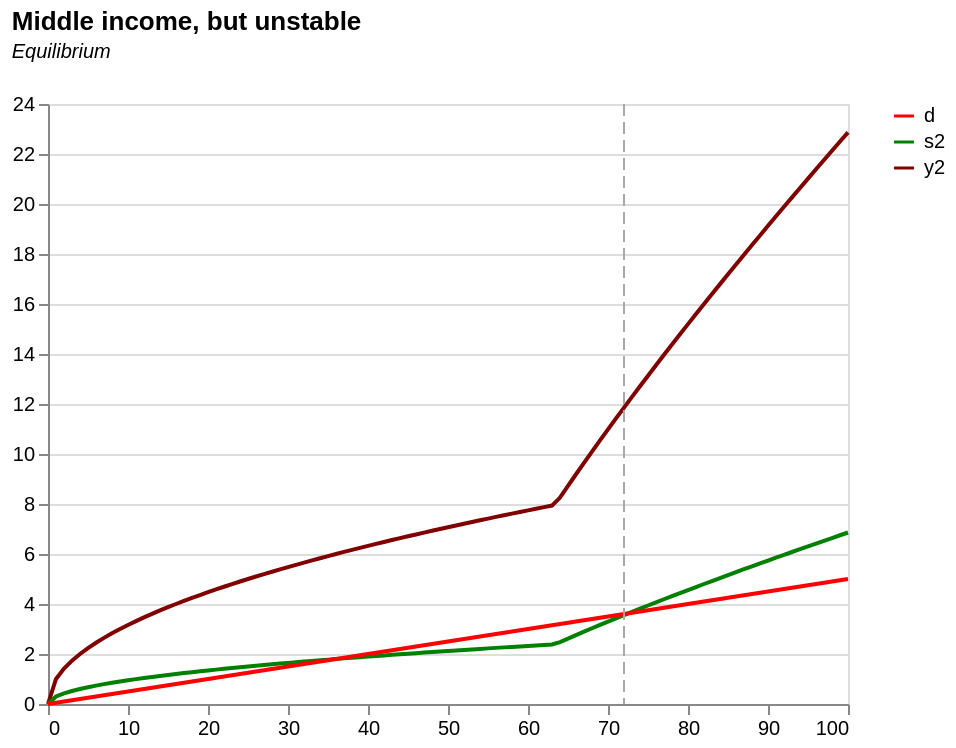

Vega-Lite specification for this chart:
### Vega-Lite specification from a JSON file in a GitHub repository (floating-point values rounded to 4 significant figures)
{"$schema": "https://vega.github.io/schema/vega-lite/v5.json", "title": {"text": "Middle income, but unstable", "subtitle": ["Equilibrium", ""], "subtitleFontStyle": "italic", "subtitleFontSize": 10, "anchor": "start", "color": "black"}, "data": {"values": [{"k": "0", "y": "0", "s": "0", "s1": "0", "s2": "0", "s3": "0", "d": "0", "a": "0", "y2_a": "0", "y2_b": "0", "y2": "0", "a2": "0"}, {"k": "1", "y": "1", "s": "0.4", "s1": "0.2", "s2": "0.3", "s3": "0.9", "d": "0.05", "a": "0.35", "y2_a": "1", "y2_b": "0", "y2": "1", "a2": "0.25"}, {"k": "2", "y": "1.414213562", "s": "0.565685425", "s1": "0.4", "s2": "0.424264069", "s3": "1.8", "d": "0.1", "a": "0.465685425", "y2_a": "1.414213562", "y2_b": "0", "y2": "1.414213562", "a2": "0.324264069"}, {"k": "3", "y": "1.732050808", "s": "0.692820323", "s1": "0.6", "s2": "0.519615242", "s3": "2.7", "d": "0.15", "a": "0.542820323", "y2_a": "1.732050808", "y2_b": "0", "y2": "1.732050808", "a2": "0.369615242"}, {"k": "4", "y": "2", "s": "0.8", "s1": "0.8", "s2": "0.6", "s3": "3.6", "d": "0.2", "a": "0.6", "y2_a": "2", "y2_b": "0", "y2": "2", "a2": "0.4"}, {"k": "5", "y": "2.236067977", "s": "0.894427191", "s1": "1", "s2": "0.670820393", "s3": "4.5", "d": "0.25", "a": "0.644427191", "y2_a": "2.236067977", "y2_b": "0", "y2": "2.236067977", "a2": "0.420820393"}, {"k": "6", "y": "2.449489743", "s": "0.979795897", "s1": "1.2", "s2": "0.734846923", "s3": "5.4", "d": "0.3", "a": "0.679795897", "y2_a": "2.449489743", "y2_b": "0", "y2": "2.449489743", "a2": "0.434846923"}, {"k": "7", "y": "2.645751311", "s": "1.058300524", "s1": "1.4", "s2": "0.793725393", "s3": "6.3", "d": "0.35", "a": "0.708300524", "y2_a": "2.645751311", "y2_b": "0", "y2": "2.645751311", "a2": "0.443725393"}, {"k": "8", "y": "2.828427125", "s": "1.13137085", "s1": "1.6", "s2": "0.848528137", "s3": "7.2", "d": "0.4", "a": "0.73137085", "y2_a": "2.828427125", "y2_b": "0", "y2": "2.828427125", "a2": "0.448528137"}, {"k": "9", "y": "3", "s": "1.2", "s1": "1.8", "s2": "0.9", "s3": "8.1", "d": "0.45", "a": "0.75", "y2_a": "3", "y2_b": "0", "y2": "3", "a2": "0.45"}, {"k": "10", "y": "3.16227766", "s": "1.264911064", "s1": "2", "s2": "0.948683298", "s3": "9", "d": "0.5", "a": "0.764911064", "y2_a": "3.16227766", "y2_b": "0", "y2": "3.16227766", "a2": "0.448683298"}, {"k": "11", "y": "3.31662479", "s": "1.326649916", "s1": "2.2", "s2": "0.994987437", "s3": "9.9", "d": "0.55", "a": "0.776649916", "y2_a": "3.31662479", "y2_b": "0", "y2": "3.31662479", "a2": "0.444987437"}, {"k": "12", "y": "3.464101615", "s": "1.385640646", "s1": "2.4", "s2": "1.039230485", "s3": "10.8", "d": "0.6", "a": "0.785640646", "y2_a": "3.464101615", "y2_b": "0", "y2": "3.464101615", "a2": "0.439230485"}, {"k": "13", "y": "3.605551275", "s": "1.44222051", "s1": "2.6", "s2": "1.081665383", "s3": "11.7", "d": "0.65", "a": "0.79222051", "y2_a": "3.605551275", "y2_b": "0", "y2": "3.605551275", "a2": "0.431665383"}, {"k": "14", "y": "3.741657387", "s": "1.496662955", "s1": "2.8", "s2": "1.122497216", "s3": "12.6", "d": "0.7", "a": "0.796662955", "y2_a": "3.741657387", "y2_b": "0", "y2": "3.741657387", "a2": "0.422497216"}, {"k": "15", "y": "3.872983346", "s": "1.549193338", "s1": "3", "s2": "1.161895004", "s3": "13.5", "d": "0.75", "a": "0.799193338", "y2_a": "3.872983346", "y2_b": "0", "y2": "3.872983346", "a2": "0.411895004"}, {"k": "16", "y": "4", "s": "1.6", "s1": "3.2", "s2": "1.2", "s3": "14.4", "d": "0.8", "a": "0.8", "y2_a": "4", "y2_b": "0", "y2": "4", "a2": "0.4"}, {"k": "17", "y": "4.123105626", "s": "1.64924225", "s1": "3.4", "s2": "1.236931688", "s3": "15.3", "d": "0.85", "a": "0.79924225", "y2_a": "4.123105626", "y2_b": "0", "y2": "4.123105626", "a2": "0.386931688"}, {"k": "18", "y": "4.242640687", "s": "1.697056275", "s1": "3.6", "s2": "1.272792206", "s3": "16.2", "d": "0.9", "a": "0.797056275", "y2_a": "4.242640687", "y2_b": "0", "y2": "4.242640687", "a2": "0.372792206"}, {"k": "19", "y": "4.358898944", "s": "1.743559577", "s1": "3.8", "s2": "1.307669683", "s3": "17.1", "d": "0.95", "a": "0.793559577", "y2_a": "4.358898944", "y2_b": "0", "y2": "4.358898944", "a2": "0.357669683"}, {"k": "20", "y": "4.472135955", "s": "1.788854382", "s1": "4", "s2": "1.341640786", "s3": "18", "d": "1", "a": "0.788854382", "y2_a": "4.472135955", "y2_b": "0", "y2": "4.472135955", "a2": "0.341640786"}, {"k": "21", "y": "4.582575695", "s": "1.833030278", "s1": "4.2", "s2": "1.374772708", "s3": "18.9", "d": "1.05", "a": "0.783030278", "y2_a": "4.582575695", "y2_b": "0", "y2": "4.582575695", "a2": "0.324772708"}, {"k": "22", "y": "4.69041576", "s": "1.876166304", "s1": "4.4", "s2": "1.407124728", "s3": "19.8", "d": "1.1", "a": "0.776166304", "y2_a": "4.69041576", "y2_b": "0", "y2": "4.69041576", "a2": "0.307124728"}, {"k": "23", "y": "4.795831523", "s": "1.918332609", "s1": "4.6", "s2": "1.438749457", "s3": "20.7", "d": "1.15", "a": "0.768332609", "y2_a": "4.795831523", "y2_b": "0", "y2": "4.795831523", "a2": "0.288749457"}, {"k": "24", "y": "4.898979486", "s": "1.959591794", "s1": "4.8", "s2": "1.469693846", "s3": "21.6", "d": "1.2", "a": "0.759591794", "y2_a": "4.898979486", "y2_b": "0", "y2": "4.898979486", "a2": "0.269693846"}, {"k": "25", "y": "5", "s": "2", "s1": "5", "s2": "1.5", "s3": "22.5", "d": "1.25", "a": "0.75", "y2_a": "5", "y2_b": "0", "y2": "5", "a2": "0.25"}, {"k": "26", "y": "5.099019514", "s": "2.039607805", "s1": "5.2", "s2": "1.529705854", "s3": "23.4", "d": "1.3", "a": "0.739607805", "y2_a": "5.099019514", "y2_b": "0", "y2": "5.099019514", "a2": "0.229705854"}, {"k": "27", "y": "5.196152423", "s": "2.078460969", "s1": "5.4", "s2": "1.558845727", "s3": "24.3", "d": "1.35", "a": "0.728460969", "y2_a": "5.196152423", "y2_b": "0", "y2": "5.196152423", "a2": "0.208845727"}, {"k": "28", "y": "5.291502622", "s": "2.116601049", "s1": "5.6", "s2": "1.587450787", "s3": "25.2", "d": "1.4", "a": "0.716601049", "y2_a": "5.291502622", "y2_b": "0", "y2": "5.291502622", "a2": "0.187450787"}, {"k": "29", "y": "5.385164807", "s": "2.154065923", "s1": "5.8", "s2": "1.615549442", "s3": "26.1", "d": "1.45", "a": "0.704065923", "y2_a": "5.385164807", "y2_b": "0", "y2": "5.385164807", "a2": "0.165549442"}, {"k": "30", "y": "5.477225575", "s": "2.19089023", "s1": "6", "s2": "1.643167673", "s3": "27", "d": "1.5", "a": "0.69089023", "y2_a": "5.477225575", "y2_b": "0", "y2": "5.477225575", "a2": "0.143167673"}, {"k": "31", "y": "5.567764363", "s": "2.227105745", "s1": "6.2", "s2": "1.670329309", "s3": "27.9", "d": "1.55", "a": "0.677105745", "y2_a": "5.567764363", "y2_b": "0", "y2": "5.567764363", "a2": "0.120329309"}, {"k": "32", "y": "5.656854249", "s": "2.2627417", "s1": "6.4", "s2": "1.697056275", "s3": "28.8", "d": "1.6", "a": "0.6627417", "y2_a": "5.656854249", "y2_b": "0", "y2": "5.656854249", "a2": "0.097056275"}, {"k": "33", "y": "5.744562647", "s": "2.297825059", "s1": "6.6", "s2": "1.723368794", "s3": "29.7", "d": "1.65", "a": "0.647825059", "y2_a": "5.744562647", "y2_b": "0", "y2": "5.744562647", "a2": "0.073368794"}, {"k": "34", "y": "5.830951895", "s": "2.332380758", "s1": "6.8", "s2": "1.749285568", "s3": "30.6", "d": "1.7", "a": "0.632380758", "y2_a": "5.830951895", "y2_b": "0", "y2": "5.830951895", "a2": "0.049285568"}, {"k": "35", "y": "5.916079783", "s": "2.366431913", "s1": "7", "s2": "1.774823935", "s3": "31.5", "d": "1.75", "a": "0.616431913", "y2_a": "5.916079783", "y2_b": "0", "y2": "5.916079783", "a2": "0.024823935"}, {"k": "36", "y": "6", "s": "2.4", "s1": "7.2", "s2": "1.8", "s3": "32.4", "d": "1.8", "a": "0.6", "y2_a": "6", "y2_b": "0", "y2": "6", "a2": "0"}, {"k": "37", "y": "6.08276253", "s": "2.433105012", "s1": "7.4", "s2": "1.824828759", "s3": "33.3", "d": "1.85", "a": "0.583105012", "y2_a": "6.08276253", "y2_b": "0", "y2": "6.08276253", "a2": "-0.025171241"}, {"k": "38", "y": "6.164414003", "s": "2.465765601", "s1": "7.6", "s2": "1.849324201", "s3": "34.2", "d": "1.9", "a": "0.565765601", "y2_a": "6.164414003", "y2_b": "0", "y2": "6.164414003", "a2": "-0.050675799"}, {"k": "39", "y": "6.244997998", "s": "2.497999199", "s1": "7.8", "s2": "1.8734994", "s3": "35.1", "d": "1.95", "a": "0.547999199", "y2_a": "6.244997998", "y2_b": "0", "y2": "6.244997998", "a2": "-0.0765006"}, {"k": "40", "y": "6.32455532", "s": "2.529822128", "s1": "8", "s2": "1.897366596", "s3": "36", "d": "2", "a": "0.529822128", "y2_a": "6.32455532", "y2_b": "0", "y2": "6.32455532", "a2": "-0.102633404"}, {"k": "41", "y": "6.403124237", "s": "2.561249695", "s1": "8.2", "s2": "1.920937271", "s3": "36.9", "d": "2.05", "a": "0.511249695", "y2_a": "6.403124237", "y2_b": "0", "y2": "6.403124237", "a2": "-0.129062729"}, {"k": "42", "y": "6.480740698", "s": "2.592296279", "s1": "8.4", "s2": "1.94422221", "s3": "37.8", "d": "2.1", "a": "0.492296279", "y2_a": "6.480740698", "y2_b": "0", "y2": "6.480740698", "a2": "-0.15577779"}, {"k": "43", "y": "6.557438524", "s": "2.62297541", "s1": "8.6", "s2": "1.967231557", "s3": "38.7", "d": "2.15", "a": "0.47297541", "y2_a": "6.557438524", "y2_b": "0", "y2": "6.557438524", "a2": "-0.182768443"}, {"k": "44", "y": "6.633249581", "s": "2.653299832", "s1": "8.8", "s2": "1.989974874", "s3": "39.6", "d": "2.2", "a": "0.453299832", "y2_a": "6.633249581", "y2_b": "0", "y2": "6.633249581", "a2": "-0.210025126"}, {"k": "45", "y": "6.708203932", "s": "2.683281573", "s1": "9", "s2": "2.01246118", "s3": "40.5", "d": "2.25", "a": "0.433281573", "y2_a": "6.708203932", "y2_b": "0", "y2": "6.708203932", "a2": "-0.23753882"}, {"k": "46", "y": "6.782329983", "s": "2.712931993", "s1": "9.2", "s2": "2.034698995", "s3": "41.4", "d": "2.3", "a": "0.412931993", "y2_a": "6.782329983", "y2_b": "0", "y2": "6.782329983", "a2": "-0.265301005"}, {"k": "47", "y": "6.8556546", "s": "2.74226184", "s1": "9.4", "s2": "2.05669638", "s3": "42.3", "d": "2.35", "a": "0.39226184", "y2_a": "6.8556546", "y2_b": "0", "y2": "6.8556546", "a2": "-0.29330362"}, {"k": "48", "y": "6.92820323", "s": "2.771281292", "s1": "9.6", "s2": "2.078460969", "s3": "43.2", "d": "2.4", "a": "0.371281292", "y2_a": "6.92820323", "y2_b": "0", "y2": "6.92820323", "a2": "-0.321539031"}, {"k": "49", "y": "7", "s": "2.8", "s1": "9.8", "s2": "2.1", "s3": "44.1", "d": "2.45", "a": "0.35", "y2_a": "7", "y2_b": "0", "y2": "7", "a2": "-0.35"}, {"k": "50", "y": "7.071067812", "s": "2.828427125", "s1": "10", "s2": "2.121320344", "s3": "45", "d": "2.5", "a": "0.328427125", "y2_a": "7.071067812", "y2_b": "0", "y2": "7.071067812", "a2": "-0.378679656"}, {"k": "51", "y": "7.141428429", "s": "2.856571371", "s1": "10.2", "s2": "2.142428529", "s3": "45.9", "d": "2.55", "a": "0.306571371", "y2_a": "7.141428429", "y2_b": "1", "y2": "7.141428429", "a2": "-0.407571471"}, {"k": "52", "y": "7.211102551", "s": "2.88444102", "s1": "10.4", "s2": "2.163330765", "s3": "46.8", "d": "2.6", "a": "0.28444102", "y2_a": "7.211102551", "y2_b": "1.741101127", "y2": "7.211102551", "a2": "-0.436669235"}, {"k": "53", "y": "7.280109889", "s": "2.912043956", "s1": "10.6", "s2": "2.184032967", "s3": "47.7", "d": "2.65", "a": "0.262043956", "y2_a": "7.280109889", "y2_b": "2.408224685", "y2": "7.280109889", "a2": "-0.465967033"}, {"k": "54", "y": "7.348469228", "s": "2.939387691", "s1": "10.8", "s2": "2.204540769", "s3": "48.6", "d": "2.7", "a": "0.239387691", "y2_a": "7.348469228", "y2_b": "3.031433133", "y2": "7.348469228", "a2": "-0.495459231"}, {"k": "55", "y": "7.416198487", "s": "2.966479395", "s1": "11", "s2": "2.224859546", "s3": "49.5", "d": "2.75", "a": "0.216479395", "y2_a": "7.416198487", "y2_b": "3.623898318", "y2": "7.416198487", "a2": "-0.525140454"}, {"k": "56", "y": "7.483314774", "s": "2.993325909", "s1": "11.2", "s2": "2.244994432", "s3": "50.4", "d": "2.8", "a": "0.193325909", "y2_a": "7.483314774", "y2_b": "4.192962713", "y2": "7.483314774", "a2": "-0.555005568"}, {"k": "57", "y": "7.549834435", "s": "3.019933774", "s1": "11.4", "s2": "2.264950331", "s3": "51.3", "d": "2.85", "a": "0.169933774", "y2_a": "7.549834435", "y2_b": "4.743276394", "y2": "7.549834435", "a2": "-0.585049669"}, {"k": "58", "y": "7.615773106", "s": "3.046309242", "s1": "11.6", "s2": "2.284731932", "s3": "52.2", "d": "2.9", "a": "0.146309242", "y2_a": "7.615773106", "y2_b": "5.278031643", "y2": "7.615773106", "a2": "-0.615268068"}, {"k": "59", "y": "7.681145748", "s": "3.072458299", "s1": "11.8", "s2": "2.304343724", "s3": "53.1", "d": "2.95", "a": "0.122458299", "y2_a": "7.681145748", "y2_b": "5.799546135", "y2": "7.681145748", "a2": "-0.645656276"}, {"k": "60", "y": "7.745966692", "s": "3.098386677", "s1": "12", "s2": "2.323790008", "s3": "54", "d": "3", "a": "0.098386677", "y2_a": "7.745966692", "y2_b": "6.309573445", "y2": "7.745966692", "a2": "-0.676209992"}, {"k": "61", "y": "7.810249676", "s": "3.12409987", "s1": "12.2", "s2": "2.343074903", "s3": "54.9", "d": "3.05", "a": "0.07409987", "y2_a": "7.810249676", "y2_b": "6.809483128", "y2": "7.810249676", "a2": "-0.706925097"}, {"k": "62", "y": "7.874007874", "s": "3.14960315", "s1": "12.4", "s2": "2.362202362", "s3": "55.8", "d": "3.1", "a": "0.04960315", "y2_a": "7.874007874", "y2_b": "7.300372103", "y2": "7.874007874", "a2": "-0.737797638"}, {"k": "63", "y": "7.937253933", "s": "3.174901573", "s1": "12.6", "s2": "2.38117618", "s3": "56.7", "d": "3.15", "a": "0.024901573", "y2_a": "7.937253933", "y2_b": "7.783137122", "y2": "7.937253933", "a2": "-0.76882382"}, {"k": "64", "y": "8", "s": "3.2", "s1": "12.8", "s2": "2.477557162", "s3": "57.6", "d": "3.2", "a": "0", "y2_a": "8", "y2_b": "8.258523873", "y2": "8.258523873", "a2": "-0.722442838"}, {"k": "65", "y": "8.062257748", "s": "3.224903099", "s1": "13", "s2": "2.618148416", "s3": "58.5", "d": "3.25", "a": "-0.025096901", "y2_a": "8.062257748", "y2_b": "8.727161387", "y2": "8.727161387", "a2": "-0.631851584"}, {"k": "66", "y": "8.124038405", "s": "3.249615362", "s1": "13.2", "s2": "2.756876052", "s3": "59.4", "d": "3.3", "a": "-0.050384638", "y2_a": "8.124038405", "y2_b": "9.18958684", "y2": "9.18958684", "a2": "-0.543123948"}, {"k": "67", "y": "8.185352772", "s": "3.274141109", "s1": "13.4", "s2": "2.893879157", "s3": "60.3", "d": "3.35", "a": "-0.075858891", "y2_a": "8.185352772", "y2_b": "9.646263856", "y2": "9.646263856", "a2": "-0.456120843"}, {"k": "68", "y": "8.246211251", "s": "3.2984845", "s1": "13.6", "s2": "3.029278893", "s3": "61.2", "d": "3.4", "a": "-0.1015155", "y2_a": "8.246211251", "y2_b": "10.09759631", "y2": "10.09759631", "a2": "-0.370721107"}, {"k": "69", "y": "8.306623863", "s": "3.322649545", "s1": "13.8", "s2": "3.163181671", "s3": "62.1", "d": "3.45", "a": "-0.127350455", "y2_a": "8.306623863", "y2_b": "10.5439389", "y2": "10.5439389", "a2": "-0.286818329"}, {"k": "70", "y": "8.366600265", "s": "3.346640106", "s1": "14", "s2": "3.29568163", "s3": "63", "d": "3.5", "a": "-0.153359894", "y2_a": "8.366600265", "y2_b": "10.98560543", "y2": "10.98560543", "a2": "-0.20431837"}, {"k": "71", "y": "8.426149773", "s": "3.370459909", "s1": "14.2", "s2": "3.42686259", "s3": "63.9", "d": "3.55", "a": "-0.179540091", "y2_a": "8.426149773", "y2_b": "11.4228753", "y2": "11.4228753", "a2": "-0.12313741"}, {"k": "72", "y": "8.485281374", "s": "3.39411255", "s1": "14.4", "s2": "3.556799623", "s3": "64.8", "d": "3.6", "a": "-0.20588745", "y2_a": "8.485281374", "y2_b": "11.85599874", "y2": "11.85599874", "a2": "-0.043200377"}, {"k": "73", "y": "8.544003745", "s": "3.417601498", "s1": "14.6", "s2": "3.68556032", "s3": "65.7", "d": "3.65", "a": "-0.232398502", "y2_a": "8.544003745", "y2_b": "12.28520107", "y2": "12.28520107", "a2": "0.03556032"}, {"k": "74", "y": "8.602325267", "s": "3.440930107", "s1": "14.8", "s2": "3.813205828", "s3": "66.6", "d": "3.7", "a": "-0.259069893", "y2_a": "8.602325267", "y2_b": "12.71068609", "y2": "12.71068609", "a2": "0.113205828"}, {"k": "75", "y": "8.660254038", "s": "3.464101615", "s1": "15", "s2": "3.939791707", "s3": "67.5", "d": "3.75", "a": "-0.285898385", "y2_a": "8.660254038", "y2_b": "13.13263902", "y2": "13.13263902", "a2": "0.189791707"}, {"k": "76", "y": "8.717797887", "s": "3.487119155", "s1": "15.2", "s2": "4.065368643", "s3": "68.4", "d": "3.8", "a": "-0.312880845", "y2_a": "8.717797887", "y2_b": "13.55122881", "y2": "13.55122881", "a2": "0.265368643"}, {"k": "77", "y": "8.774964387", "s": "3.509985755", "s1": "15.4", "s2": "4.18998305", "s3": "69.3", "d": "3.85", "a": "-0.340014245", "y2_a": "8.774964387", "y2_b": "13.96661017", "y2": "13.96661017", "a2": "0.33998305"}, {"k": "78", "y": "8.831760866", "s": "3.532704347", "s1": "15.6", "s2": "4.313677566", "s3": "70.2", "d": "3.9", "a": "-0.367295653", "y2_a": "8.831760866", "y2_b": "14.37892522", "y2": "14.37892522", "a2": "0.413677566"}, {"k": "79", "y": "8.888194417", "s": "3.555277767", "s1": "15.8", "s2": "4.436491492", "s3": "71.1", "d": "3.95", "a": "-0.394722233", "y2_a": "8.888194417", "y2_b": "14.78830497", "y2": "14.78830497", "a2": "0.486491492"}, {"k": "80", "y": "8.94427191", "s": "3.577708764", "s1": "16", "s2": "4.558461157", "s3": "72", "d": "4", "a": "-0.422291236", "y2_a": "8.94427191", "y2_b": "15.19487052", "y2": "15.19487052", "a2": "0.558461157"}, {"k": "81", "y": "9", "s": "3.6", "s1": "16.2", "s2": "4.67962023", "s3": "72.9", "d": "4.05", "a": "-0.45", "y2_a": "9", "y2_b": "15.5987341", "y2": "15.5987341", "a2": "0.62962023"}, {"k": "82", "y": "9.055385138", "s": "3.622154055", "s1": "16.4", "s2": "4.8", "s3": "73.8", "d": "4.1", "a": "-0.477845945", "y2_a": "9.055385138", "y2_b": "16", "y2": "16", "a2": "0.7"}, {"k": "83", "y": "9.110433579", "s": "3.644173432", "s1": "16.6", "s2": "4.919629609", "s3": "74.7", "d": "4.15", "a": "-0.505826568", "y2_a": "9.110433579", "y2_b": "16.39876536", "y2": "16.39876536", "a2": "0.769629609"}, {"k": "84", "y": "9.16515139", "s": "3.666060556", "s1": "16.8", "s2": "5.03853626", "s3": "75.6", "d": "4.2", "a": "-0.533939444", "y2_a": "9.16515139", "y2_b": "16.79512087", "y2": "16.79512087", "a2": "0.83853626"}, {"k": "85", "y": "9.219544457", "s": "3.687817783", "s1": "17", "s2": "5.156745404", "s3": "76.5", "d": "4.25", "a": "-0.562182217", "y2_a": "9.219544457", "y2_b": "17.18915135", "y2": "17.18915135", "a2": "0.906745404"}, {"k": "86", "y": "9.273618495", "s": "3.709447398", "s1": "17.2", "s2": "5.274280893", "s3": "77.4", "d": "4.3", "a": "-0.590552602", "y2_a": "9.273618495", "y2_b": "17.58093631", "y2": "17.58093631", "a2": "0.974280893"}, {"k": "87", "y": "9.327379053", "s": "3.730951621", "s1": "17.4", "s2": "5.391165125", "s3": "78.3", "d": "4.35", "a": "-0.619048379", "y2_a": "9.327379053", "y2_b": "17.97055042", "y2": "17.97055042", "a2": "1.041165125"}, {"k": "88", "y": "9.38083152", "s": "3.752332608", "s1": "17.6", "s2": "5.507419171", "s3": "79.2", "d": "4.4", "a": "-0.647667392", "y2_a": "9.38083152", "y2_b": "18.3580639", "y2": "18.3580639", "a2": "1.107419171"}, {"k": "89", "y": "9.433981132", "s": "3.773592453", "s1": "17.8", "s2": "5.623062884", "s3": "80.1", "d": "4.45", "a": "-0.676407547", "y2_a": "9.433981132", "y2_b": "18.74354295", "y2": "18.74354295", "a2": "1.173062884"}, {"k": "90", "y": "9.486832981", "s": "3.794733192", "s1": "18", "s2": "5.738114999", "s3": "81", "d": "4.5", "a": "-0.705266808", "y2_a": "9.486832981", "y2_b": "19.12705", "y2": "19.12705", "a2": "1.238114999"}, {"k": "91", "y": "9.539392014", "s": "3.815756806", "s1": "18.2", "s2": "5.852593223", "s3": "81.9", "d": "4.55", "a": "-0.734243194", "y2_a": "9.539392014", "y2_b": "19.50864408", "y2": "19.50864408", "a2": "1.302593223"}, {"k": "92", "y": "9.591663047", "s": "3.836665219", "s1": "18.4", "s2": "5.966514316", "s3": "82.8", "d": "4.6", "a": "-0.763334781", "y2_a": "9.591663047", "y2_b": "19.88838105", "y2": "19.88838105", "a2": "1.366514316"}, {"k": "93", "y": "9.643650761", "s": "3.857460304", "s1": "18.6", "s2": "6.079894162", "s3": "83.7", "d": "4.65", "a": "-0.792539696", "y2_a": "9.643650761", "y2_b": "20.26631387", "y2": "20.26631387", "a2": "1.429894162"}, {"k": "94", "y": "9.695359715", "s": "3.878143886", "s1": "18.8", "s2": "6.192747831", "s3": "84.6", "d": "4.7", "a": "-0.821856114", "y2_a": "9.695359715", "y2_b": "20.64249277", "y2": "20.64249277", "a2": "1.492747831"}, {"k": "95", "y": "9.746794345", "s": "3.898717738", "s1": "19", "s2": "6.305089646", "s3": "85.5", "d": "4.75", "a": "-0.851282262", "y2_a": "9.746794345", "y2_b": "21.01696549", "y2": "21.01696549", "a2": "1.555089646"}, {"k": "96", "y": "9.797958971", "s": "3.919183588", "s1": "19.2", "s2": "6.416933226", "s3": "86.4", "d": "4.8", "a": "-0.880816412", "y2_a": "9.797958971", "y2_b": "21.38977742", "y2": "21.38977742", "a2": "1.616933226"}, {"k": "97", "y": "9.848857802", "s": "3.939543121", "s1": "19.4", "s2": "6.528291543", "s3": "87.3", "d": "4.85", "a": "-0.910456879", "y2_a": "9.848857802", "y2_b": "21.76097181", "y2": "21.76097181", "a2": "1.678291543"}, {"k": "98", "y": "9.899494937", "s": "3.959797975", "s1": "19.6", "s2": "6.639176963", "s3": "88.2", "d": "4.9", "a": "-0.940202025", "y2_a": "9.899494937", "y2_b": "22.13058988", "y2": "22.13058988", "a2": "1.739176963"}, {"k": "99", "y": "9.949874371", "s": "3.979949748", "s1": "19.8", "s2": "6.749601284", "s3": "89.1", "d": "4.95", "a": "-0.970050252", "y2_a": "9.949874371", "y2_b": "22.49867095", "y2": "22.49867095", "a2": "1.799601284"}, {"k": "100", "y": "10", "s": "4", "s1": "20", "s2": "6.859575779", "s3": "90", "d": "5", "a": "-1", "y2_a": "10", "y2_b": "22.8652526", "y2": "22.8652526", "a2": "1.859575779"}], "format": {"parse": {"k": "number"}}}, "transform": [{"fold": ["y2", "s2", "d"], "as": ["variable", "value"]}], "height": 300, "width": 400, "layer": [{"mark": {"type": "line", "strokeWidth": 2}, "encoding": {"x": {"field": "k", "type": "quantitative", "title": null, "axis": {"grid": false}}, "y": {"field": "value", "type": "quantitative", "title": null}, "color": {"field": "variable", "title": null, "scale": {"range": ["red", "green", "rgb(128,0,0)"]}}}}, {"mark": {"type": "rule", "color": "darkgray", "size": 1, "strokeDash": [6, 3]}, "encoding": {"x": {"datum": 72}}}]}
